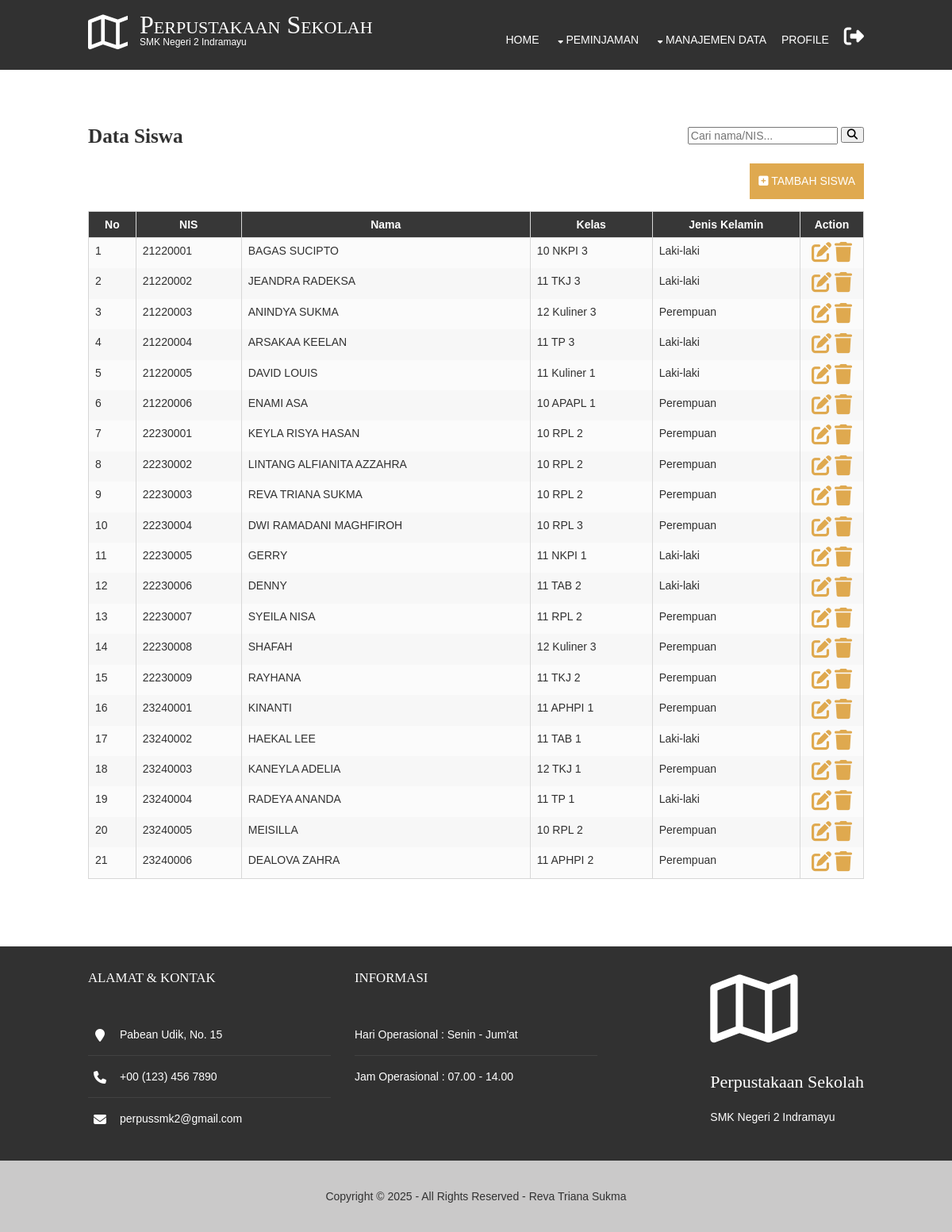
Page /pages/siswa/data_siswa.php (signed in) on the committed database.
### tables this page shows
CREATE TABLE `siswa` (
  `nis` char(8) NOT NULL,
  `nama` varchar(50) DEFAULT NULL,
  `kelas` char(1) DEFAULT NULL,
  `prodi` char(1) DEFAULT NULL,
  `tingkat` char(1) DEFAULT NULL,
  `jk` char(1) DEFAULT NULL
);

### koneksi.php (called while the page is built, shortened)
<?php
class database {
	var $host = "localhost";
	var $username = "root";
	var $password = "";
	var $database = "dataperpus";
	var $koneksi = "";
	function __construct(){
		$this->koneksi = mysqli_connect($this->host, $this->username, $this->password, $this->database);
	}
	function tampil_data_siswa($search = ""){
		$query = "SELECT * FROM siswa";
		$data = mysqli_query($this->koneksi, $query);
		$hasil = [];
		while ($row = mysqli_fetch_array($data)) {
			$hasil[] = $row;
		}
		return $hasil;
	}
}
?>

### pages/siswa/data_siswa.php (the view, shortened to what this page needs)
<?php
include '../../index_header.php';
include '../../koneksi.php';
$db= new database();
$search = isset($_GET['search']) ? $_GET['search'] : '';
$data_siswa = $db->tampil_data_siswa($search);
?>
<!DOCTYPE html>
<html>
<head>
    <link href="../../layout/styles/layout.css" rel="stylesheet" type="text/css" media="all">
    <link rel="stylesheet" href="https://cdnjs.cloudflare.com/ajax/libs/font-awesome/6.7.2/css/all.min.css" />
</head>
<body>
<div class="wrapper row0">
<main class="hoc container clear">
    <h1 class="fl_left bold font-x2">Data Siswa</h1>
    <div class="fl_right inline">
      <form class="clear" method="GET" action="">
        <input type="text" name="search" placeholder="Cari nama/NIS..." value="<?php echo isset($_GET['search']) ? $_GET['search'] : ''; ?>">
        <button class="fa fa-search" type="submit"></button>
      </form>
    </div>
    <?php if ($jabatan == "1") { ?>
    <div class="clear fl_right btmspace-15">
      <a class="inspace-10 btn" href= "ft_siswa.php"><i class="fa-solid fa-square-plus"></i> Tambah Siswa</a>
    </div>
    <?php } ?>
    <div class="clear">
        <table>
          <thead>
            <tr>
              <th>No</th>
              <th>NIS</th>
              <th>Nama</th>
              <th>Kelas</th>
              <th>Jenis Kelamin</th>
              <?php if ($jabatan == "1") { ?>
              <th class="wide-column">Action</th>
              <?php } ?>
            </tr>
          </thead>
          <tbody>
          <?php
            $jenis_prodi = [
            1 => 'NKPI',
            2 => 'APHPI',
            3 => 'TKJ',
            4 => 'RPL',
            5 => 'TAB',
            6 => 'Kuliner',
            7 => 'APAPL',
            8 => 'TP'];
            $jenis_tingkat = [
              1 => '10',
              2 => '11',
              3 => '12'];
	          $no=1;
	          foreach ($data_siswa as $row) {
		      ?>
            <tr>
              <td><?php echo $no++ ?></td>
              <td><?php echo $row['nis'] ?></td>
              <td><?php echo $row['nama'] ?></td>
              <?php
              $tingkat = $row['tingkat'];
              $nama_tingkat = isset($jenis_tingkat[$tingkat]) ? $jenis_tingkat[$tingkat] : 'Tidak Diketahui';
              $prodi = $row['prodi'];
              $nama_prodi = isset($jenis_prodi[$prodi]) ? $jenis_prodi[$prodi] : 'Tidak Diketahui';
              ?>
              <td><?php echo $nama_tingkat . " " . $nama_prodi . " " . $row['kelas']; ?></td>
              <?php $jenis_kelamin = $row['jk'] == 1 ? 'Laki-laki' : 'Perempuan'; ?>
              <td><?php echo $jenis_kelamin ?></td>
              <?php if ($jabatan == "1") { ?>
              <td class="center">
                  <a href="edit_siswa.php?action=update_siswa&id=<?php echo $row['nis']; ?>"
                      class="fa-solid fa-pen-to-square font-x2"></a>
                  <a href="../../proses.php?action=delete_siswa&id=<?php echo $row['nis']; ?>"
                      class="fa-solid fa-trash font-x2"
                      onclick="return confirm('Apakah Anda yakin ingin menghapus data ini?');"></a>
              </td>
              <?php } ?>
            </tr>
            <?php } ?>
          </tbody>
        </table>
      </div>
</div>
</body>
</html>

### layout/styles/layout.css (style rules this page uses)
.container { padding:70px 0; }
#footer { padding:30px 0; }
#footer .title { margin:0 0 50px 0; padding:0; font-size:1.2rem; text-transform:uppercase; }
#footer .linklist li { display:block; margin-bottom:15px; padding:0 0 15px 0; border-bottom:1px solid; }
#footer .linklist li:last-child { margin:0; padding:0; border:none; }
#footer .linklist li::before, #footer .linklist li::after { display:table; content:""; }
#footer .linklist li, #footer .linklist li::after { clear:both; }
#footer .contact.linklist li, #footer .contact.linklist li:last-child { position:relative; padding-left:40px; }
#footer .contact li * { margin:0; padding:0; line-height:1.6; }
#footer .contact li i { display:block; position:absolute; top:0; left:0; width:30px; font-size:16px; text-align:center; }
#copyright { padding:20px 0; text-align: center; }
*, *::before, *::after { transition:all .3s ease-in-out; }
table, th, td { border:1px solid; border-collapse:collapse; vertical-align:top; }
table, th { table-layout:auto; }
table { width:100%; margin-bottom:15px; }
th, td { padding:5px 8px; }
th { text-align: center; }
td { border-width:0 1px; }
.wide-column { width: 80px; }
body { color:#888888; background-color:#FFFFFF; }
a { color:#DFA94F; }
.btn, .btn.inverse:hover { color:#FFFFFF; background-color:#DFA94F; border-color:#DFA94F; }
.row0 { background-color:#FFFFFF; color:#313131; }
.row4 { color:#FFFFFF; background-color:#313131; border-color:#DFA94F }
.row5, .row5 a { color:#313131; background-color:#cac9c9; }
#footer .linklist li { border-color:#414141; }
table, th, td, #comments .avatar, #comments input, #comments textarea { border-color:#D7D7D7; }
th { color:#FFFFFF; background-color:#373737; }
tr, #comments li, #comments input[type="submit"], #comments input[type="reset"] { color:inherit; background-color:#FBFBFB; }
tr:nth-child(even), #comments li:nth-child(even) { color:inherit; background-color:#F7F7F7; }
table a, #comments a { background-color:inherit; }
@media screen and (min-width:978px) { .hoc { max-width:978px; } }

### layout/styles/framework.css (style rules this page uses)
html { overflow-y: scroll; overflow-x: hidden; }
html, body { margin: 0; padding: 0; font-size: 14px; line-height: 1.6em; }
*, *::before, *::after { box-sizing: border-box; }
.bold { font-weight: bold; }
.center { text-align: center; }
.nospace { margin: 0; padding: 0; list-style: none; }
.inline * { display: inline-block; }
.inline *:last-child { margin-right: 0; }
.btn { display: inline-block; padding: 15px 25px 17px; text-transform: uppercase; border: 1px solid; }
.clear, .group { display: block; }
.clear::before, .clear::after, .group::before, .group::after { display: table; content: ""; }
.clear, .clear::after, .group, .group::after { clear: both; }
a { outline: none; text-decoration: none; }
.fl_left, .imgl { float: left; }
.fl_right, .imgr { float: right; }
body, input, textarea, select { font-family: Verdana, Geneva, sans-serif; }
h1, h2, h3, h4, h5, h6, .heading { font-family: Georgia, "Times New Roman", Times, serif; }
form, fieldset, legend { margin: 0; padding: 0; border: none; }
label, input, textarea, select { display: inline-block; resize: none; outline: none; color: inherit; font-size: inherit; font-family: inherit; vertical-align: middle; }
h1, h2, h3, h4, h5, h6, .heading { margin: 0 0 20px 0; font-size: 22px; line-height: normal; font-weight: normal; text-transform: capitalize; }
address { font-style: normal; font-weight: normal; }
.font-x2 { font-size: 1.8rem; }
.wrapper { display: block; width: 100%; margin: 0; padding: 0; text-align: left; word-wrap: break-word; }
.hoc { display: block; margin: 0 auto; }
address, article, aside, figcaption, figure, footer, header, main, nav, section { display: block; margin: 0; padding: 0; }
.one_half, .one_third, .two_third, .one_quarter, .two_quarter, .three_quarter { display: inline-block; float: left; margin: 0 0 0 3.06748466257669%; list-style: none; }
.first { margin-left: 0; clear: left; }
.one_third { width: 31.28834355828221%; }
.btmspace-15 { margin-bottom: 15px; }
.btmspace-30 { margin-bottom: 30px; }
.inspace-10 { padding: 10px; }

### rows in the picture
siswa: nis "21220001", nama "BAGAS SUCIPTO", tingkat "10", prodi "NKPI", kelas "3", jk "Laki-laki"
siswa: nis "21220002", nama "JEANDRA RADEKSA", tingkat "11", prodi "TKJ", kelas "3", jk "Laki-laki"
siswa: nis "21220003", nama "ANINDYA SUKMA", tingkat "12", prodi "Kuliner", kelas "3", jk "Perempuan"
siswa: nis "21220004", nama "ARSAKAA KEELAN", tingkat "11", prodi "TP", kelas "3", jk "Laki-laki"
siswa: nis "21220005", nama "DAVID LOUIS", tingkat "11", prodi "Kuliner", kelas "1", jk "Laki-laki"
siswa: nis "21220006", nama "ENAMI ASA", tingkat "10", prodi "APAPL", kelas "1", jk "Perempuan"
siswa: nis "22230001", nama "KEYLA RISYA HASAN", tingkat "10", prodi "RPL", kelas "2", jk "Perempuan"
siswa: nis "22230002", nama "LINTANG ALFIANITA AZZAHRA", tingkat "10", prodi "RPL", kelas "2", jk "Perempuan"
siswa: nis "22230003", nama "REVA TRIANA SUKMA", tingkat "10", prodi "RPL", kelas "2", jk "Perempuan"
siswa: nis "22230004", nama "DWI RAMADANI MAGHFIROH", tingkat "10", prodi "RPL", kelas "3", jk "Perempuan"
siswa: nis "22230005", nama "GERRY", tingkat "11", prodi "NKPI", kelas "1", jk "Laki-laki"
siswa: nis "22230006", nama "DENNY", tingkat "11", prodi "TAB", kelas "2", jk "Laki-laki"
siswa: nis "22230007", nama "SYEILA NISA", tingkat "11", prodi "RPL", kelas "2", jk "Perempuan"
siswa: nis "22230008", nama "SHAFAH", tingkat "12", prodi "Kuliner", kelas "3", jk "Perempuan"
siswa: nis "22230009", nama "RAYHANA", tingkat "11", prodi "TKJ", kelas "2", jk "Perempuan"
siswa: nis "23240001", nama "KINANTI", tingkat "11", prodi "APHPI", kelas "1", jk "Perempuan"
siswa: nis "23240002", nama "HAEKAL LEE", tingkat "11", prodi "TAB", kelas "1", jk "Laki-laki"
siswa: nis "23240003", nama "KANEYLA ADELIA", tingkat "12", prodi "TKJ", kelas "1", jk "Perempuan"
siswa: nis "23240004", nama "RADEYA ANANDA", tingkat "11", prodi "TP", kelas "1", jk "Laki-laki"
siswa: nis "23240005", nama "MEISILLA", tingkat "10", prodi "RPL", kelas "2", jk "Perempuan"
siswa: nis "23240006", nama "DEALOVA ZAHRA", tingkat "11", prodi "APHPI", kelas "2", jk "Perempuan"
